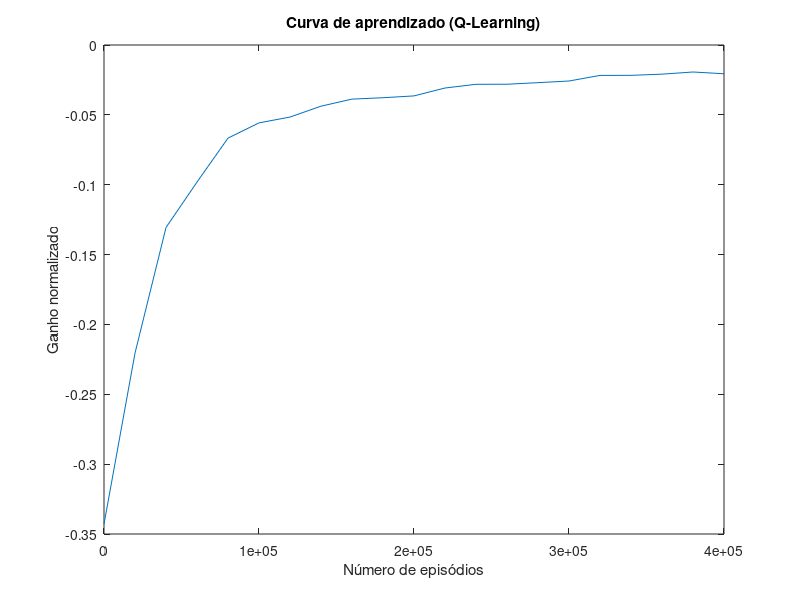

Write MATLAB code to recreate this figure.
# Cross-section

function curva_aprendizado()
    data = load('curva_aprendizado.csv');

    x = data(:, 1);
    z = data(:, 6);

    plot(x, z);
    title("Curva de aprendizado (Q-Learning)");
    xlabel("Número de episódios");
    ylabel("Ganho normalizado");
    pause();
endfunction